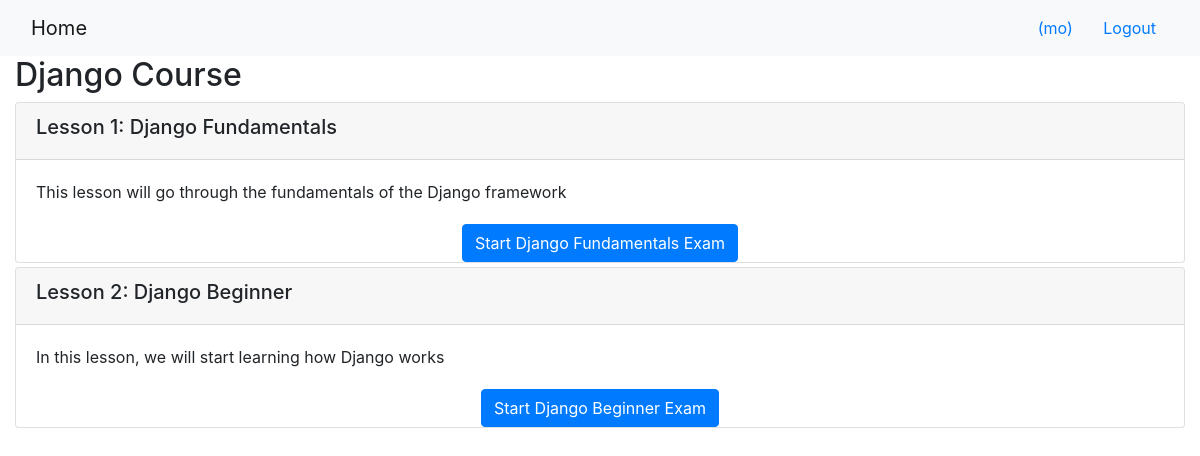
/onlinecourse/1/ (signed in), run on the app's committed database.
### onlinecourse/models.py (models this page shows, shortened)
class Course(models.Model):
    name = models.CharField(null=False, max_length=30, default='online course')
    image = models.ImageField(upload_to='course_images/')
    description = models.CharField(max_length=1000)
    pub_date = models.DateField(null=True)
    instructors = models.ManyToManyField(Instructor)
    users = models.ManyToManyField(settings.AUTH_USER_MODEL, through='Enrollment')
    total_enrollment = models.IntegerField(default=0)
    is_enrolled = False

class Lesson(models.Model):
    title = models.CharField(max_length=200, default="title")
    order = models.IntegerField(default=0)
    course = models.ForeignKey(Course, on_delete=models.CASCADE)
    content = models.TextField()

### onlinecourse/views.py (the view)
# urls.py: path('<int:pk>/', views.CourseDetailView.as_view(), name='course_details'),
class CourseDetailView(generic.DetailView):
    model = Course
    template_name = 'onlinecourse/course_detail_bootstrap.html'

### onlinecourse/templates/onlinecourse/course_detail_bootstrap.html (shortened to what this page needs)
<!DOCTYPE html>
<html lang="en">
<head>
     {% load static %}
    <link rel="stylesheet" href="https://maxcdn.bootstrapcdn.com/bootstrap/4.5.2/css/bootstrap.min.css">
</head>
<body>
    <nav class="navbar navbar-light bg-light">
        <div class="container-fluid">
            <div class="navbar-header">
                  <a class="navbar-brand" href="{% url 'onlinecourse:index' %}">Home</a>
            </div>
            <ul class="nav navbar-nav navbar-right">
                {% if user.is_authenticated %}
                <li>
                    <a class="btn btn-link" href="#">{{ user.first_name }}({{ user.username }})</a>
                    <a class="btn btn-link" href="{% url 'onlinecourse:logout' %}">Logout</a>
                </li>
                {% endif %}
            </ul>
        </div>
    </nav>
            <div class="container-fluid">
                <h2>{{ course.name }}</h2>
                <div class="card-columns-vertical">
                    {% for lesson in course.lesson_set.all %}
                        <div class="card mt-1">
                            <div class="card-header"><h5>Lesson {{lesson.order|add:1}}: {{lesson.title}}</h5></div>
                            <div class="card-body">{{lesson.content}}</div>
                            <div class="container-fluid d-flex justify-content-center align-items-center full-height">
                                <div>
                                  <button type="button" class="btn btn-primary" data-toggle="collapse" data-target="#collapse-container-{{lesson.id}}">Start {{lesson.title}} Exam</button>
                                </div>
                              </div>
                        </div>
                    {% endfor %}
                </div>
    </div>
</body>
</html>

### data on the page
Course: name "Django Course"
Lesson: order|add "1", title "Django Fundamentals", content "This lesson will go through the fundamentals of the Django framework"
Lesson: order|add "2", title "Django Beginner", content "In this lesson, we will start learning how Django works"

### other printed values
{{ user.username }} "mo"
